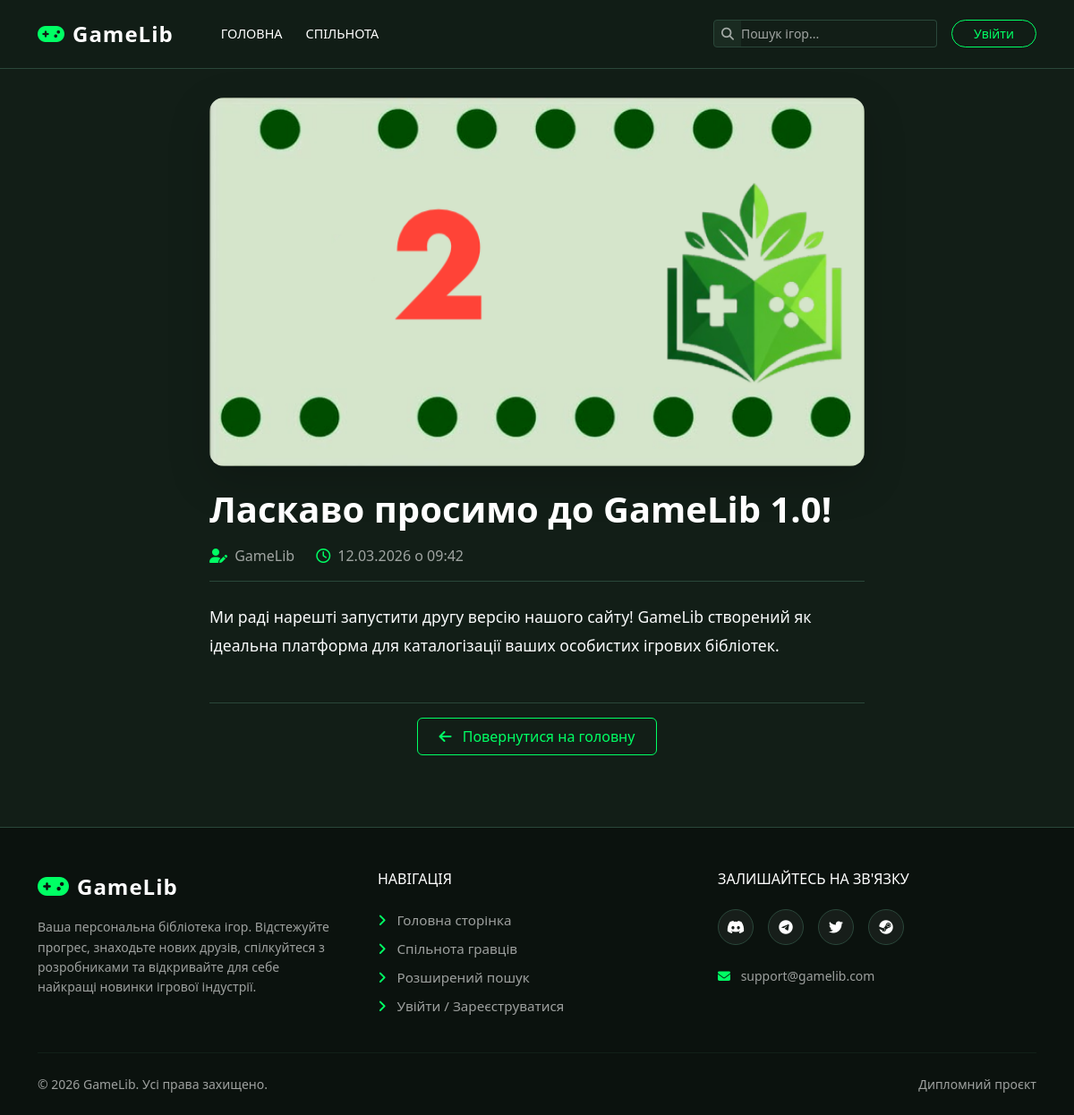
/community/news_details.php?id=2, run on the app's committed database.
### tables this page shows
CREATE TABLE `news_articles` (
  `id` int NOT NULL,
  `title` varchar(255) NOT NULL,
  `content` text NOT NULL,
  `image_url` varchar(255) NOT NULL,
  `author_id` int NOT NULL,
  `created_at` timestamp NOT NULL DEFAULT CURRENT_TIMESTAMP
);

CREATE TABLE `users` (
  `id` int NOT NULL,
  `username` varchar(100) NOT NULL,
  `email` varchar(255) NOT NULL,
  `google_id` varchar(255) DEFAULT NULL,
  `avatar_url` varchar(255) NOT NULL DEFAULT 'img/avatars/default.png',
  `password_hash` varchar(255) NOT NULL,
  `user_role` varchar(20) NOT NULL DEFAULT 'user',
  `created_at` timestamp NOT NULL DEFAULT CURRENT_TIMESTAMP,
  `bio` text,
  `birth_date` date DEFAULT NULL,
  `country` varchar(100) DEFAULT NULL,
  `favorite_genre` varchar(100) DEFAULT NULL,
  `banner_url` varchar(255) DEFAULT NULL,
  `accent_color` varchar(20) NOT NULL DEFAULT '#00ff64',
  `showcase_game_id` int DEFAULT NULL,
  `privacy_profile` enum('public','friends','private') NOT NULL DEFAULT 'public',
  `steam_id` varchar(50) DEFAULT NULL,
  `bonus_xp` int NOT NULL DEFAULT '0',
  `show_level_frame` tinyint(1) NOT NULL DEFAULT '1'
);

### includes/db_connect.php (called while the page is built, shortened)
<?php
if (!function_exists('resolve_url')) {
    function resolve_url($url) {
        return BASE_URL . ltrim($url, '/');
    }
}
?>

### community/news_details.php (the view, shortened to what this page needs)
<?php
require_once '../includes/db_connect.php';
$news_id = (int)$_GET['id'];
$stmt = $pdo->prepare("
    SELECT n.*, u.username
    FROM news_articles n
    LEFT JOIN users u ON n.author_id = u.id
    WHERE n.id = ?
");
$stmt->execute([$news_id]);
$news = $stmt->fetch(PDO::FETCH_ASSOC);
require_once '../includes/header.php';
?>
<div class="container content-section mb-5">
    <div class="row justify-content-center">
        <div class="col-lg-8">
            <img src="<?php echo htmlspecialchars(resolve_url($news['image_url'])); ?>" class="img-fluid rounded-4 mb-4 shadow-lg w-100" style="max-height: 450px; object-fit: cover;" alt="Cover">
            <h1 class="text-white mb-3 fw-bold"><?php echo htmlspecialchars($news['title']); ?></h1>
            <div class="d-flex align-items-center text-white-50 mb-4 pb-3 border-bottom border-secondary">
                <span class="me-4"><i class="fas fa-user-edit text-accent me-1"></i> <?php echo htmlspecialchars($news['username'] ?? 'Адміністрація'); ?></span>
                <span><i class="far fa-clock text-accent me-1"></i> <?php echo date('d.m.Y \о H:i', strtotime($news['created_at'])); ?></span>
            </div>
            <div class="text-light" style="line-height: 1.8; font-size: 1.1rem;">
                <?php echo nl2br(htmlspecialchars($news['content'])); ?>
            </div>
            <div class="mt-5 pt-3 border-top border-secondary text-center">
                <a href="../index.php" class="btn btn-outline-success px-4 py-2"><i class="fas fa-arrow-left me-2"></i> Повернутися на головну</a>
            </div>
        </div>
    </div>
</div>
<?php require_once '../includes/footer.php'; ?>

### css/style.css (style rules this page uses)
[data-bs-theme="dark"] { --bs-body-bg: #121e17; --bs-body-color: #d1d1d1; --bs-link-color: #00ff64; --bs-link-hover-color: #00cc50; --bs-border-color: #2a473a; --bs-secondary-bg: #1a2b21; --bs-tertiary-bg: #0b120e; }
:root { --bg-dark-green: #121e17; --bg-main: #121e17; --bg-light-green: #1a2b21; --bg-darker: #0b120e; --text-color: #d1d1d1; --text-muted: rgba(255, 255, 255, 0.6); --accent-color: #00ff64; --accent-hover: #00cc50; --border-color: #2a473a; }
body { background-color: var(--bg-dark-green) !important; color: var(--text-color) !important; font-family: 'Segoe UI', Roboto, 'Helvetica Neue', Arial, sans-serif; display: flex; flex-direction: column; min-height: 100vh; margin: 0; }
a { color: var(--accent-color) !important; text-decoration: none !important; transition: color 0.2s ease-in-out; }
.text-accent { color: var(--accent-color) !important; }
.text-white { color: #ffffff !important; }
.text-white-50 { color: var(--text-muted) !important; }
.border-secondary { border-color: var(--border-color) !important; }
.content-section { padding: 2rem 15px; flex-grow: 1; }
.btn-outline-success { color: var(--accent-color) !important; border-color: var(--accent-color) !important; background-color: transparent !important; }

### data on the page
news_articles: image_url (picture), title "Ласкаво просимо до GameLib 1.0!", author.username "GameLib", created_at "12.03.2026 о 09:42", content "Ми раді нарешті запустити другу версію нашого сайту! GameLib створений як ідеальна платформа для каталогізації ваших особистих ігрових бібліотек."
